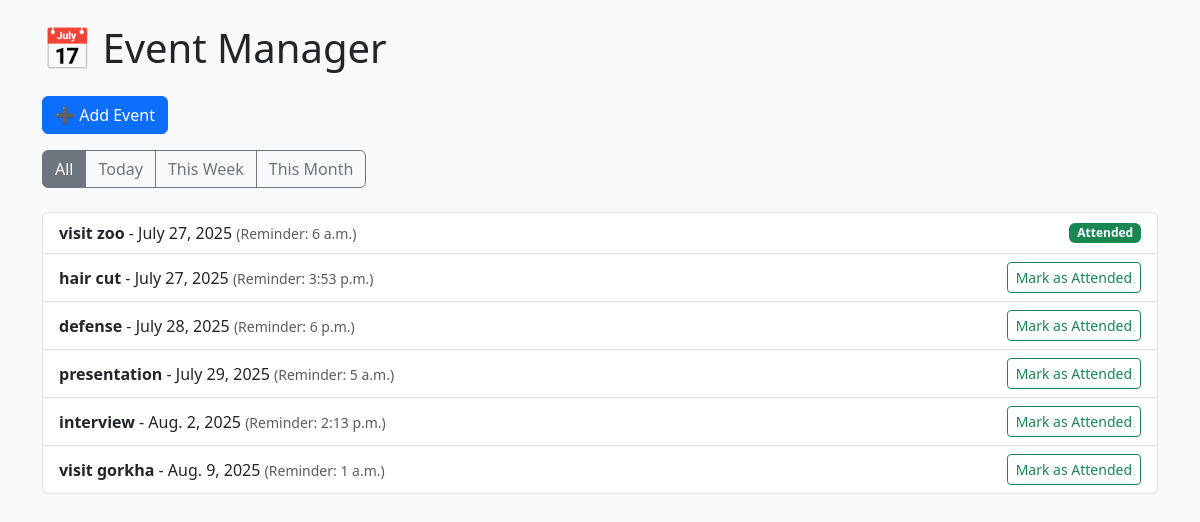
Before: / with the older database file.
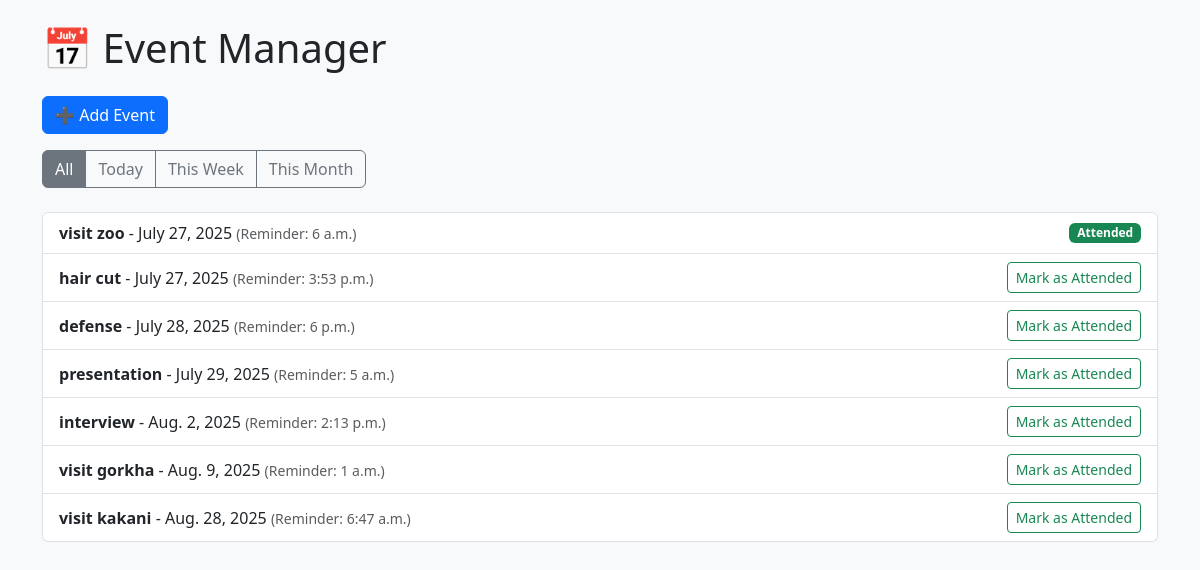
After: the same page with the newer database file.
### eventmanager_app/models.py (models this page shows, shortened)
class Event(models.Model):
    title = models.CharField(max_length=100)
    date = models.DateField()
    is_attended = models.BooleanField(default=False)
    reminder_time = models.TimeField(null=True, blank=True)

### eventmanager_app/views.py (the view)
# urls.py: path('', views.event_list, name='event_list'),
def event_list(request):
    filter_type = request.GET.get('filter', 'all')
    today = timezone.now().date()
    if filter_type == 'day':
        events = Event.objects.filter(date=today)
    elif filter_type == 'week':
        end_week = today + timedelta(days=7)
        events = Event.objects.filter(date__range=[today, end_week])
    elif filter_type == 'month':
        end_month = today + timedelta(days=30)
        events = Event.objects.filter(date__range=[today, end_month])
    else:
        events = Event.objects.all().order_by('date')
    return render(request, 'eventmanager_app/event_list.html', {
        'events': events,
        'filter_type': filter_type
    })

### eventmanager_app/templates/eventmanager_app/event_list.html
{% extends 'eventmanager_app/base.html' %}
{% block content %}
<div class="mb-3">
  <a href="{% url 'add_event' %}" class="btn btn-primary">➕ Add Event</a>
</div>
<div class="btn-group mb-4" role="group">
  <a href="?filter=all" class="btn btn-outline-secondary {% if filter_type == 'all' %}active{% endif %}">All</a>
  <a href="?filter=day" class="btn btn-outline-secondary {% if filter_type == 'day' %}active{% endif %}">Today</a>
  <a href="?filter=week" class="btn btn-outline-secondary {% if filter_type == 'week' %}active{% endif %}">This Week</a>
  <a href="?filter=month" class="btn btn-outline-secondary {% if filter_type == 'month' %}active{% endif %}">This
    Month</a>
</div>
<ul class="list-group">
  {% for event in events %}
  <li class="list-group-item d-flex justify-content-between align-items-center">
    <div>
      <strong>{{ event.title }}</strong> - {{ event.date }}
      {% if event.reminder_time %}
      <small class="text-muted">(Reminder: {{ event.reminder_time }})</small>
      {% endif %}
    </div>
    {% if not event.is_attended %}
    <a href="{% url 'mark_attended' event.id %}" class="btn btn-sm btn-outline-success">Mark as Attended</a>
    {% else %}
    <span class="badge bg-success">Attended</span>
    {% endif %}
  </li>
  {% empty %}
  <li class="list-group-item">No events found.</li>
  {% endfor %}
</ul>
{% endblock %}

### eventmanager_app/templates/eventmanager_app/base.html (shortened to what this page needs)
<!DOCTYPE html>
<html lang="en">
<head>
    <link href="https://cdn.jsdelivr.net/npm/bootstrap@5.3.0/dist/css/bootstrap.min.css" rel="stylesheet">
</head>
<body class="bg-light p-4">
    <div class="container">
        <h1 class="mb-4">📅 Event Manager</h1>
        {% block content %}{% endblock %}
    </div>
</body>
</html>

Changed rows visible on the page:
added Event: title "visit kakani", date "Aug. 28, 2025", reminder_time "6:47 a.m.", is_attended "Mark as Attended"
